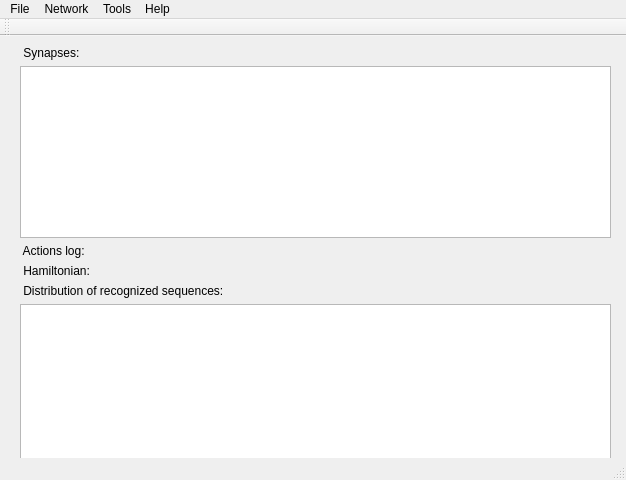
<?xml version="1.0" encoding="UTF-8"?>
<ui version="4.0">
 <class>MainWindow</class>
 <widget class="QMainWindow" name="MainWindow">
  <property name="geometry">
   <rect>
    <x>0</x>
    <y>0</y>
    <width>626</width>
    <height>480</height>
   </rect>
  </property>
  <property name="windowTitle">
   <string>Structures modeling tool</string>
  </property>
  <property name="autoFillBackground">
   <bool>false</bool>
  </property>
  <widget class="QWidget" name="centralwidget">
   <widget class="QWidget" name="layoutWidget">
    <property name="geometry">
     <rect>
      <x>20</x>
      <y>10</y>
      <width>591</width>
      <height>430</height>
     </rect>
    </property>
    <layout class="QVBoxLayout" name="verticalLayout">
     <item>
      <widget class="QLabel" name="label">
       <property name="text">
        <string> Synapses:</string>
       </property>
      </widget>
     </item>
     <item>
      <widget class="QTableWidget" name="tableWidget">
       <property name="font">
        <font>
         <pointsize>8</pointsize>
        </font>
       </property>
       <property name="editTriggers">
        <set>QAbstractItemView::NoEditTriggers</set>
       </property>
       <property name="wordWrap">
        <bool>false</bool>
       </property>
      </widget>
     </item>
     <item>
      <widget class="QLabel" name="label_2">
       <property name="text">
        <string> Actions log:</string>
       </property>
      </widget>
     </item>
     <item>
      <widget class="QLabel" name="label_4">
       <property name="text">
        <string> Hamiltonian:</string>
       </property>
      </widget>
     </item>
     <item>
      <widget class="QLabel" name="label_3">
       <property name="text">
        <string> Distribution of recognized sequences:</string>
       </property>
      </widget>
     </item>
     <item>
      <widget class="QPlainTextEdit" name="plainTextEdit"/>
     </item>
    </layout>
   </widget>
  </widget>
  <widget class="QMenuBar" name="menubar">
   <property name="geometry">
    <rect>
     <x>0</x>
     <y>0</y>
     <width>626</width>
     <height>21</height>
    </rect>
   </property>
   <widget class="QMenu" name="menuFile">
    <property name="title">
     <string>File</string>
    </property>
    <widget class="QMenu" name="menuNew_structure">
     <property name="title">
      <string>New structure</string>
     </property>
     <addaction name="action2D"/>
     <addaction name="action3D"/>
    </widget>
    <addaction name="menuNew_structure"/>
    <addaction name="actionEdit_stucture"/>
    <addaction name="actionSave_structure"/>
    <addaction name="separator"/>
    <addaction name="actionExit"/>
   </widget>
   <widget class="QMenu" name="menuHelp">
    <property name="title">
     <string>Help</string>
    </property>
    <addaction name="actionAbout"/>
    <addaction name="actionAbout_QT"/>
   </widget>
   <widget class="QMenu" name="menuNetwork">
    <property name="title">
     <string>Network</string>
    </property>
    <widget class="QMenu" name="menuRun_test">
     <property name="title">
      <string>Run test</string>
     </property>
     <addaction name="actionFast_test"/>
     <addaction name="actionOrdinary_test"/>
    </widget>
    <addaction name="actionCreate_net_from_structure"/>
    <addaction name="actionDelete_net"/>
    <addaction name="actionSave_net_to_file"/>
    <addaction name="actionOpen_net"/>
    <addaction name="separator"/>
    <addaction name="menuRun_test"/>
   </widget>
   <widget class="QMenu" name="menuTools">
    <property name="title">
     <string>Tools</string>
    </property>
    <addaction name="actionCreate_inputs"/>
    <addaction name="actionSave_distribution"/>
    <addaction name="actionSave_Hamiltonian"/>
    <addaction name="actionUpdate_diagramm"/>
    <addaction name="actionShow_distribution_info"/>
    <addaction name="separator"/>
    <addaction name="actionSettings"/>
   </widget>
   <addaction name="menuFile"/>
   <addaction name="menuNetwork"/>
   <addaction name="menuTools"/>
   <addaction name="menuHelp"/>
  </widget>
  <widget class="QStatusBar" name="statusbar"/>
  <widget class="QToolBar" name="toolBar">
   <property name="windowTitle">
    <string>toolBar</string>
   </property>
   <attribute name="toolBarArea">
    <enum>TopToolBarArea</enum>
   </attribute>
   <attribute name="toolBarBreak">
    <bool>false</bool>
   </attribute>
  </widget>
  <action name="actionSave_structure">
   <property name="text">
    <string>Save structure</string>
   </property>
   <property name="statusTip">
    <string>Saves file with sinapses</string>
   </property>
  </action>
  <action name="actionExit">
   <property name="text">
    <string>Exit</string>
   </property>
   <property name="statusTip">
    <string>Exit</string>
   </property>
   <property name="shortcut">
    <string>Ctrl+Q</string>
   </property>
  </action>
  <action name="actionAbout">
   <property name="text">
    <string>About</string>
   </property>
   <property name="statusTip">
    <string>About program</string>
   </property>
  </action>
  <action name="actionAbout_QT">
   <property name="text">
    <string>About QT</string>
   </property>
  </action>
  <action name="actionEdit_stucture">
   <property name="text">
    <string>Edit stucture</string>
   </property>
   <property name="statusTip">
    <string>Open structure editor</string>
   </property>
   <property name="shortcut">
    <string>Ctrl+E</string>
   </property>
  </action>
  <action name="actionCreate_net_from_structure">
   <property name="text">
    <string>Create net from structure</string>
   </property>
   <property name="statusTip">
    <string>Creates neural net from structure</string>
   </property>
   <property name="shortcut">
    <string>Ctrl+N</string>
   </property>
  </action>
  <action name="actionSave_net_to_file">
   <property name="text">
    <string>Save net to file</string>
   </property>
   <property name="statusTip">
    <string>Saves net to file</string>
   </property>
  </action>
  <action name="actionDelete_net">
   <property name="text">
    <string>Delete net</string>
   </property>
   <property name="statusTip">
    <string>Deletes neural net from memory</string>
   </property>
  </action>
  <action name="actionOpen_net">
   <property name="text">
    <string>Open net</string>
   </property>
   <property name="statusTip">
    <string>Opens neural net from file</string>
   </property>
  </action>
  <action name="actionCreate_inputs">
   <property name="text">
    <string>Create inputs</string>
   </property>
   <property name="statusTip">
    <string>Creates file with inputs for testing</string>
   </property>
  </action>
  <action name="actionFast_test">
   <property name="text">
    <string>Fast test</string>
   </property>
   <property name="statusTip">
    <string>Runs test with storing data in DB</string>
   </property>
  </action>
  <action name="actionOrdinary_test">
   <property name="text">
    <string>Ordinary test</string>
   </property>
   <property name="statusTip">
    <string>Runs test with storing data in memory (for low number of neurons)</string>
   </property>
   <property name="shortcut">
    <string>Ctrl+R</string>
   </property>
  </action>
  <action name="actionSave_distribution">
   <property name="text">
    <string>Save distribution</string>
   </property>
   <property name="statusTip">
    <string>Saves distribution diagramm to file</string>
   </property>
  </action>
  <action name="actionUpdate_diagramm">
   <property name="text">
    <string>Update diagramm</string>
   </property>
  </action>
  <action name="actionShow_distribution_info">
   <property name="text">
    <string>Show distribution info</string>
   </property>
   <property name="shortcut">
    <string>Ctrl+D</string>
   </property>
  </action>
  <action name="actionSettings">
   <property name="text">
    <string>Settings</string>
   </property>
  </action>
  <action name="actionSave_Hamiltonian">
   <property name="text">
    <string>Save Hamiltonian</string>
   </property>
  </action>
  <action name="action2D">
   <property name="text">
    <string>2D</string>
   </property>
   <property name="shortcut">
    <string>Ctrl+2</string>
   </property>
  </action>
  <action name="action3D">
   <property name="text">
    <string>3D</string>
   </property>
   <property name="shortcut">
    <string>Ctrl+3</string>
   </property>
  </action>
  <action name="actionTest_with_given_inputs">
   <property name="text">
    <string>Test with given inputs</string>
   </property>
  </action>
 </widget>
 <resources/>
 <connections>
  <connection>
   <sender>actionExit</sender>
   <signal>triggered()</signal>
   <receiver>MainWindow</receiver>
   <slot>close()</slot>
   <hints>
    <hint type="sourcelabel">
     <x>-1</x>
     <y>-1</y>
    </hint>
    <hint type="destinationlabel">
     <x>319</x>
     <y>239</y>
    </hint>
   </hints>
  </connection>
 </connections>
</ui>
